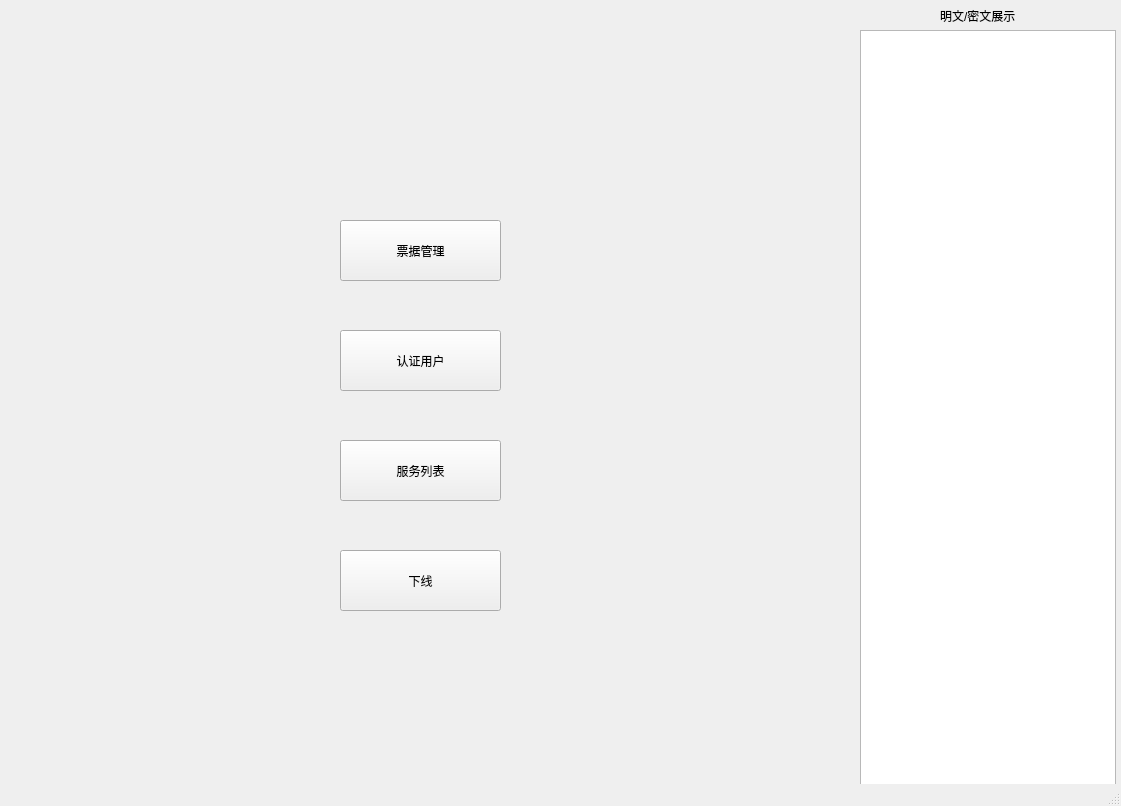
<?xml version="1.0" encoding="UTF-8"?>
<ui version="4.0">
 <class>MainWindow</class>
 <widget class="QMainWindow" name="MainWindow">
  <property name="geometry">
   <rect>
    <x>0</x>
    <y>0</y>
    <width>1121</width>
    <height>806</height>
   </rect>
  </property>
  <property name="windowTitle">
   <string>TGS</string>
  </property>
  <widget class="QWidget" name="centralwidget">
   <widget class="QTextBrowser" name="textBrowser">
    <property name="geometry">
     <rect>
      <x>860</x>
      <y>30</y>
      <width>256</width>
      <height>761</height>
     </rect>
    </property>
   </widget>
   <widget class="QLabel" name="label">
    <property name="geometry">
     <rect>
      <x>940</x>
      <y>0</y>
      <width>101</width>
      <height>31</height>
     </rect>
    </property>
    <property name="text">
     <string>明文/密文展示</string>
    </property>
   </widget>
   <widget class="QPushButton" name="pushButton">
    <property name="geometry">
     <rect>
      <x>340</x>
      <y>220</y>
      <width>161</width>
      <height>61</height>
     </rect>
    </property>
    <property name="text">
     <string>票据管理</string>
    </property>
   </widget>
   <widget class="QPushButton" name="pushButton_2">
    <property name="geometry">
     <rect>
      <x>340</x>
      <y>330</y>
      <width>161</width>
      <height>61</height>
     </rect>
    </property>
    <property name="text">
     <string>认证用户</string>
    </property>
   </widget>
   <widget class="QPushButton" name="pushButton_3">
    <property name="geometry">
     <rect>
      <x>340</x>
      <y>440</y>
      <width>161</width>
      <height>61</height>
     </rect>
    </property>
    <property name="text">
     <string>服务列表</string>
    </property>
   </widget>
   <widget class="QPushButton" name="pushButton_4">
    <property name="geometry">
     <rect>
      <x>340</x>
      <y>550</y>
      <width>161</width>
      <height>61</height>
     </rect>
    </property>
    <property name="text">
     <string>下线</string>
    </property>
   </widget>
  </widget>
  <widget class="QStatusBar" name="statusbar"/>
 </widget>
 <resources/>
 <connections/>
</ui>
